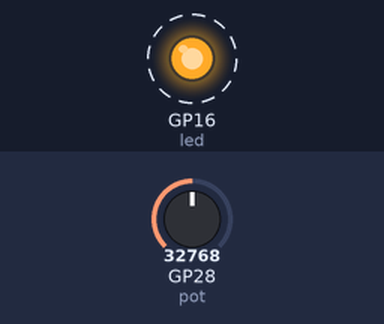
The program below on a simulated Raspberry Pi Pico running MicroPython. Shown: output pins drawn as LEDs (lit = HIGH). Dashed ring = blinking. Inputs (shaded band) come from the test bench; at power-on: GP28 (pot) = 32768 (analog values on the 0–65535 scale).

Above: at 0.75 s.
1.3 s: GP28 (pot) set to 7864
At 1.65 s:
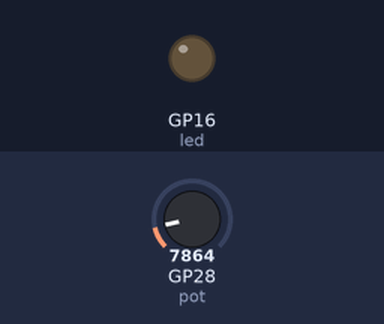
At 2.07 s:
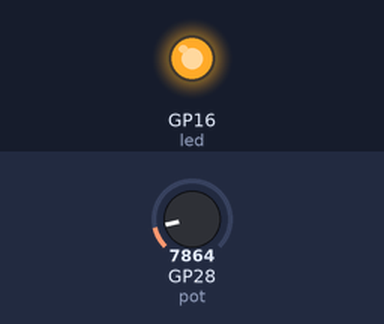
4.5 s: GP28 (pot) set to 0
Timing chart, 0 to 13.7 s (numbered marks = the images above; inputs shaded):
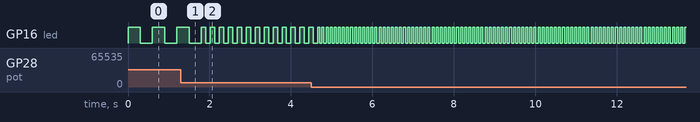

The program:

6.py
```python
from machine import Pin, ADC
from utime import sleep

led = Pin(16, Pin.OUT)
pot = ADC(28)

while True:
    valor = pot.read_u16()
    tempo = 0.05 + (valor / 65535) * 0.5

    led.value(1)
    sleep(tempo)

    led.value(0)
    sleep(tempo)
```

Measured:
- by itself, GP16 (led): repeats every 0.10 s: HIGH 0.05 s, LOW 0.05 s
